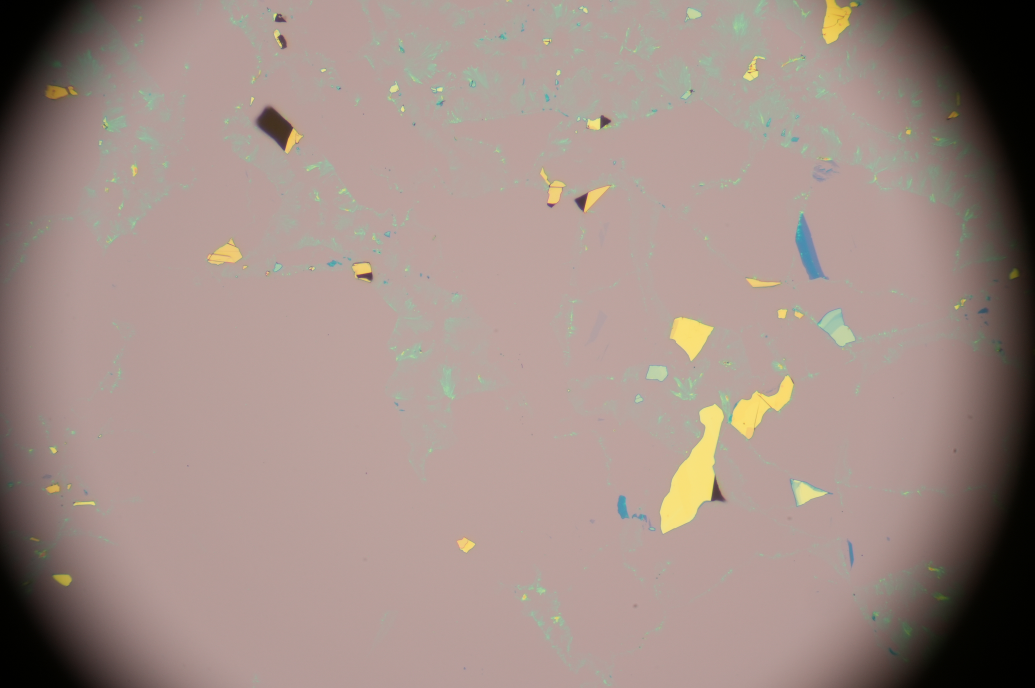
#> input picture retrain/1/DSC00001.JPG, 3104 x 2064 px, given as the content of the folder Drive/Desktop/automated microscope/2DMatGMM-Main/test_images, which was not available (shown at 1/3 size)
$ python detect_flakes.py
#> lines starting #> are read from the running program, lines starting #| are printed output that depends on the picture; after the words box and inside, x2 and y2 are one past the last pixel; in counts of white or black regions, pixels touching at a corner belong together; pictures that were not available may be replaced by others from this repository, and a replacement may not be noted
### 2DMatGMM-main/GMMDetector/MaterialDetector.py
from __future__ import annotations
from dataclasses import dataclass
from typing import List, Optional, Tuple, Dict, Any
import numpy as np
import cv2

@dataclass
class Flake:
    center: Tuple[int, int]
    layer: Optional[str] = None
    confidence: float = 0.0
    area: float = 0.0
    bbox: Optional[Tuple[int,int,int,int]] = None
    contour: Optional[np.ndarray] = None

    # Additional properties for compatibility
    # [57 lines left out: functions false_positive_probability, thickness, size, get_mask, mask, not called in this run]

def _prep_gaussian(mu_list, cov_list, cov_floor: float):
    mu = np.array(mu_list, dtype=np.float32)
    cov = np.array(cov_list, dtype=np.float32)
    cov = cov + np.eye(3, dtype=np.float32) * cov_floor  # 关键：避免 cov 太尖导致“全是薄片”
    inv = np.linalg.inv(cov).astype(np.float32)
    sign, logdet = np.linalg.slogdet(cov)
    if sign <= 0:
        cov = cov + np.eye(3, dtype=np.float32) * (10 * cov_floor)
        inv = np.linalg.inv(cov).astype(np.float32)
        sign, logdet = np.linalg.slogdet(cov)
    return mu, inv, float(logdet)

def _logpdf(X: np.ndarray, mu: np.ndarray, inv_cov: np.ndarray, logdet: float) -> np.ndarray:
    D = X - mu.reshape(1,1,3)
    d2 = (
        D[:,:,0]*(inv_cov[0,0]*D[:,:,0] + inv_cov[0,1]*D[:,:,1] + inv_cov[0,2]*D[:,:,2]) +
        D[:,:,1]*(inv_cov[1,0]*D[:,:,0] + inv_cov[1,1]*D[:,:,1] + inv_cov[1,2]*D[:,:,2]) +
        D[:,:,2]*(inv_cov[2,0]*D[:,:,0] + inv_cov[2,1]*D[:,:,1] + inv_cov[2,2]*D[:,:,2])
    )
    return -0.5 * (d2 + logdet)

def _sigmoid(z: np.ndarray) -> np.ndarray:
    return 1.0 / (1.0 + np.exp(-z))

class MaterialDetector:
    """
    Material detector using Gaussian Mixture Models.

    Supports both old format (numbered layers) and new format (BG/1L/2L classes).
    """

    def __init__(
        self,
        contrast_dict: Optional[Dict[str, Any]] = None,
        size_threshold: int = 120,
        standard_deviation_threshold: float = 5.0,
        used_channels: str = "BGR",
        max_components: int = 60,
        supported_layers: Optional[List[str]] = None,
        **kwargs
    ):
        self.contrast_dict = contrast_dict or {}
        self.size_threshold = int(size_threshold)
        self.std_thr = float(standard_deviation_threshold)
        self.used_channels = used_channels
        self.max_components = int(max_components)

        # Supported layers (default: 1L and 2L only)
        self.supported_layers = supported_layers or ["1L", "2L"]

        # Convert std_thr to llr_threshold (higher = stricter)
        self.llr_threshold = 0.8 * self.std_thr + 1.5

        # Covariance floor to prevent numerical issues
        self.cov_floor = 5e-4

        # Parse contrast_dict - handle both formats
        self._parse_parameters()

    def _parse_parameters(self):
        """Parse parameters from contrast_dict, handling multiple formats."""
        if "classes" in self.contrast_dict:
            # New format: {"bg_rgb": [...], "classes": {"BG": {...}, "1L": {...}, ...}}
            self.bg_rgb = np.array(
                self.contrast_dict.get("bg_rgb", [160, 160, 160]),
                dtype=np.float32
            )
            classes = self.contrast_dict["classes"]

            # Prepare background
            if "BG" in classes:
                self.mu_bg, self.inv_bg, self.logdet_bg = _prep_gaussian(
                    classes["BG"]["mu"], classes["BG"]["cov"], self.cov_floor
                )
            else:
                # Default background if not provided
                self.mu_bg = np.zeros(3, dtype=np.float32)
                self.inv_bg = np.eye(3, dtype=np.float32)
                self.logdet_bg = 0.0

            # Prepare layer classes (only supported layers)
            self.layers = {}
            for layer_name in self.supported_layers:
                if layer_name in classes:
                    mu, inv_cov, logdet = _prep_gaussian(
                        classes[layer_name]["mu"],
                        classes[layer_name]["cov"],
                        self.cov_floor
                    )
                    self.layers[layer_name] = (mu, inv_cov, logdet)
                else:
                    print(f"Warning: Layer {layer_name} not found in parameter file")

        elif "1" in self.contrast_dict:
            # Old format: {"1": {"contrast": {...}, "covariance_matrix": [...]}, ...}
            # Convert to new format on the fly
            print("Warning: Using old parameter format. Consider converting to new format.")

            # Estimate background RGB (use default if not provided)
            self.bg_rgb = np.array([160, 160, 160], dtype=np.float32)

            # Create default background Gaussian
            self.mu_bg = np.zeros(3, dtype=np.float32)
            self.inv_bg = np.eye(3, dtype=np.float32) * 10.0
            self.logdet_bg = -np.log(10.0) * 3

            # Convert numbered layers to named layers (only supported layers)
            self.layers = {}
            for layer_name in self.supported_layers:
                # Extract layer number (e.g., "1L" -> "1")
                try:
                    layer_num = int(layer_name[:-1])
                    layer_key = str(layer_num)
                except (ValueError, IndexError):
                    print(f"Warning: Invalid layer name {layer_name}")
                    continue

                if layer_key in self.contrast_dict:
                    layer_data = self.contrast_dict[layer_key]
                    # Convert contrast to mu (BGR order to match OpenCV image format)
                    contrast = layer_data.get("contrast", {})
                    mu = np.array([
                        contrast.get("b", 0.0),
                        contrast.get("g", 0.0),
                        contrast.get("r", 0.0)
                    ], dtype=np.float32)

                    cov = np.array(layer_data["covariance_matrix"], dtype=np.float32)

                    mu_prep, inv_cov, logdet = _prep_gaussian(mu, cov, self.cov_floor)
                    self.layers[layer_name] = (mu_prep, inv_cov, logdet)
                else:
                    print(f"Warning: Layer {layer_name} (key '{layer_key}') not found in parameter file")

        else:
            raise ValueError("Invalid contrast_dict format: must contain either 'classes' or numbered layers")

    def _contrast(self, img_bgr: np.ndarray) -> np.ndarray:
        bg = self.bg_rgb.reshape(1,1,3)
        img = img_bgr.astype(np.float32)
        return (img - bg) / np.clip(bg, 1.0, None)

    def detect_flakes(self, image: np.ndarray) -> List[Flake]:
        """Detect flakes in the given image."""
        if image is None or getattr(image, "size", 0) == 0:
            return []
        if image.dtype != np.uint8:
            image = np.clip(image, 0, 255).astype(np.uint8)

        H, W = image.shape[:2]
        X = self._contrast(image)

        # Compute log-likelihood for background
        ll_bg = _logpdf(X, self.mu_bg, self.inv_bg, self.logdet_bg)

        # Compute log-likelihood for all available layers
        ll_layers = {}
        for layer_name, (mu, inv_cov, logdet) in self.layers.items():
            ll_layers[layer_name] = _logpdf(X, mu, inv_cov, logdet)

        if not ll_layers:
            return []

        # Find the best layer for each pixel
        layer_names = list(ll_layers.keys())
        ll_stack = np.stack([ll_layers[name] for name in layer_names], axis=2)
        ll_max = np.max(ll_stack, axis=2)
        cls_idx = np.argmax(ll_stack, axis=2)

        # Log-likelihood ratio
        llr = ll_max - ll_bg

        # Smooth to reduce noise
        llr_blur = cv2.GaussianBlur(llr.astype(np.float32), (0, 0), 1.4)

        # Threshold to find material regions
        material_mask = (llr_blur > self.llr_threshold).astype(np.uint8)

        # Create separate masks for each layer
        layer_masks = {}
        k = np.ones((3, 3), np.uint8)
        for i, layer_name in enumerate(layer_names):
            mask = (material_mask & (cls_idx == i)).astype(np.uint8) * 255
            # Morphological operations to clean up
            mask = cv2.morphologyEx(mask, cv2.MORPH_OPEN, k, iterations=1)
            mask = cv2.morphologyEx(mask, cv2.MORPH_CLOSE, k, iterations=2)
            layer_masks[layer_name] = mask

        # Extract flakes from each layer mask
        flakes: List[Flake] = []

        def extract(mask, layer_name):
            cnts, _ = cv2.findContours(mask, cv2.RETR_EXTERNAL, cv2.CHAIN_APPROX_SIMPLE)
            for c in cnts:
                area = float(cv2.contourArea(c))
                if area < self.size_threshold:
                    continue
                x, y, w, h = cv2.boundingRect(c)
                if w < 5 or h < 5:
                    continue
                if area > 0.8 * W * H:
                    continue

                M = cv2.moments(c)
                if M.get("m00", 0) > 0:
                    cx = int(M["m10"] / M["m00"])
                    cy = int(M["m01"] / M["m00"])
                else:
                    cx, cy = x + w // 2, y + h // 2

                roi = llr_blur[max(0, y):min(H, y + h), max(0, x):min(W, x + w)]
                med = float(np.median(roi)) if roi.size else self.llr_threshold

                # Confidence using sigmoid to avoid saturation
                conf = float(_sigmoid((med - self.llr_threshold) / 1.2))

                flakes.append(Flake(
                    center=(cx, cy),
                    layer=layer_name,
                    confidence=conf,
                    area=area,
                    bbox=(x, y, w, h),
                    contour=c
                ))

        for layer_name, mask in layer_masks.items():
            extract(mask, layer_name)

        # Sort by confidence and filter
        flakes.sort(key=lambda f: f.confidence, reverse=True)
        flakes = [f for f in flakes if f.confidence >= 0.5]

        # Keep only best flakes (remove strict one-per-layer limit)
        return flakes[: self.max_components]

### 2DMatGMM-main/demo/detect_flakes.py

# start by importing the necessary packages
import cv2
import os
#import matplotlib.pyplot as plt
#from demo_functions import visualise_flakes, remove_vignette
import json
import numpy as np
import msvcrt
from typing import List,Tuple

# import the detector
from GMMDetector import MaterialDetector

IMAGE_DIR = "C:/Users/Graph/OneDrive/Desktop/automated microscope/2DMatGMM-Main/test_images"


contrast_dict = json.load(open("C:/Users/Graph/OneDrive/Desktop/automated microscope/2DMatGMM-Main/GMMDetector/trained_parameters/Graphene_GMM.json", "r"))
#> (reads 2DMatGMM-main/GMMDetector/trained_parameters/Graphene_GMM.json from the repository)


model = MaterialDetector(
    contrast_dict=contrast_dict,
    size_threshold=500,
    standard_deviation_threshold=5,
    used_channels="BGR",
)

# Set the confidence threshold to 0 to see all the flakes
CONFIDENCE_THRESHOLD = 0.5

# [30 lines of commented-out code are left out]

def get_image_files(folder_path: str) -> List[str]:
    image_files=[]
    for file_name in os.listdir(folder_path):
        image_files.append(file_name)
    return image_files

def extract_axes_from_filename(file_name: str) -> Tuple[int,int]:
    try:
        parts=os.path.splitext(file_name)[0].split("_")
        x_axis=int(parts[0])
        y_axis=int(parts[1])
        return x_axis,y_axis
    except (IndexError, ValueError):
        return None, None

folder_path=IMAGE_DIR

image_files=get_image_files(folder_path)
for image_file in image_files:
    X_axis, Y_axis=extract_axes_from_filename(image_file)
    image_path=os.path.join(folder_path, image_file)
    image=cv2.imread(image_path)
#> image is the input picture: shape (2064, 3104, 3); mean B, G, R 134.8, 141.5, 160.3
    flakes=model.detect_flakes(image)
#> in _logpdf, `return -0.5 * (d2 + logdet)`:
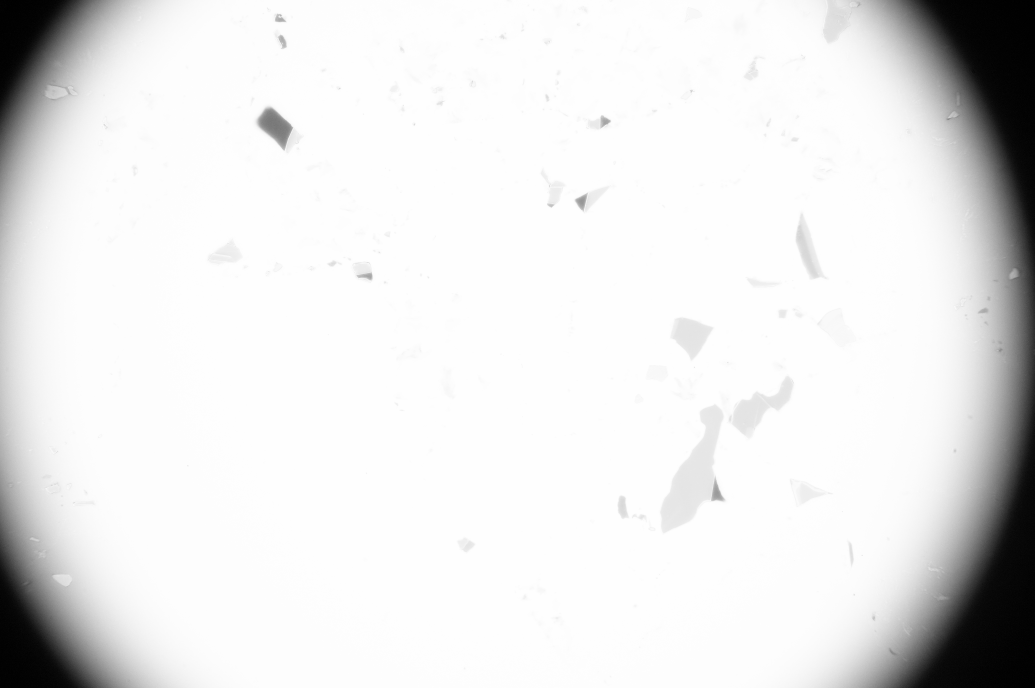
#> returned value: shape (2064, 3104) float32 (shown at 1/3 size); min -2016.3, max 10.77, mean -186.9; drawn with min black and max white
#> after the loop in detect_flakes, `for layer_name, (mu, inv_cov, logdet) in self.layers.items():`: ll_layers = 2 items
#> in detect_flakes, `layer_names = list(ll_layers.keys())`: layer_names = ['1L', '2L']
#> in detect_flakes, `cls_idx = np.argmax(ll_stack, axis=2)`:
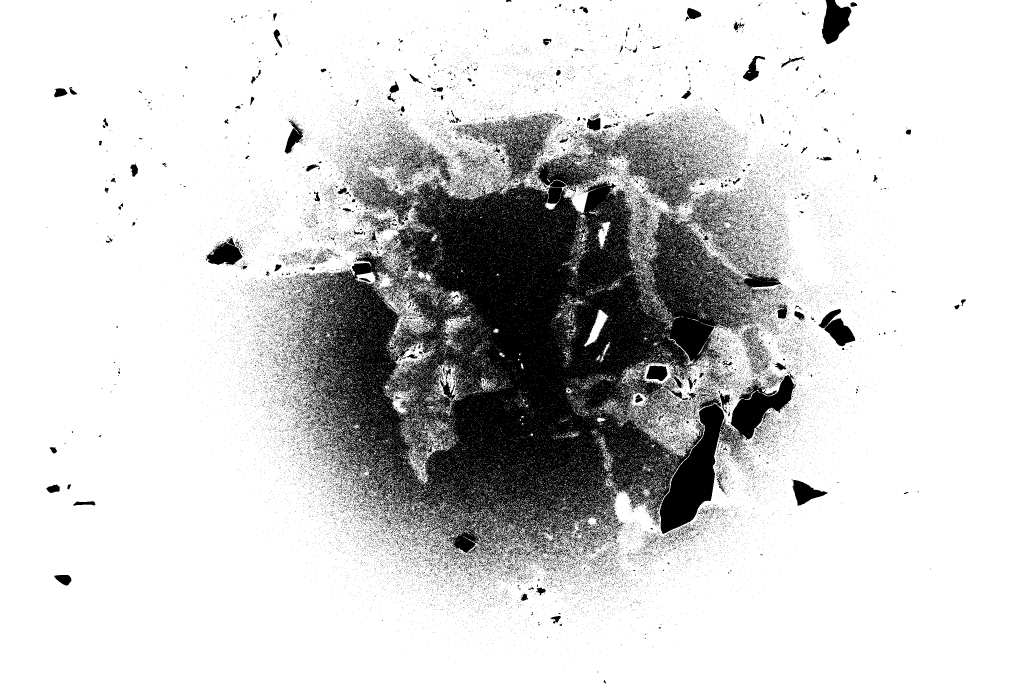
#> cls_idx: shape (2064, 3104) int64 (shown at 1/3 size); values 0 (black) and 1 (white), 81.5% white; 41786 black regions (40789 under 20 px), largest, box (x1, y1, x2, y2) and area: (867, 340, 2343, 1680) 923113, (1979, 1114, 2390, 1602) 52529, (2466, 0, 2554, 133) 7434
#> in detect_flakes, `llr = ll_max - ll_bg`:
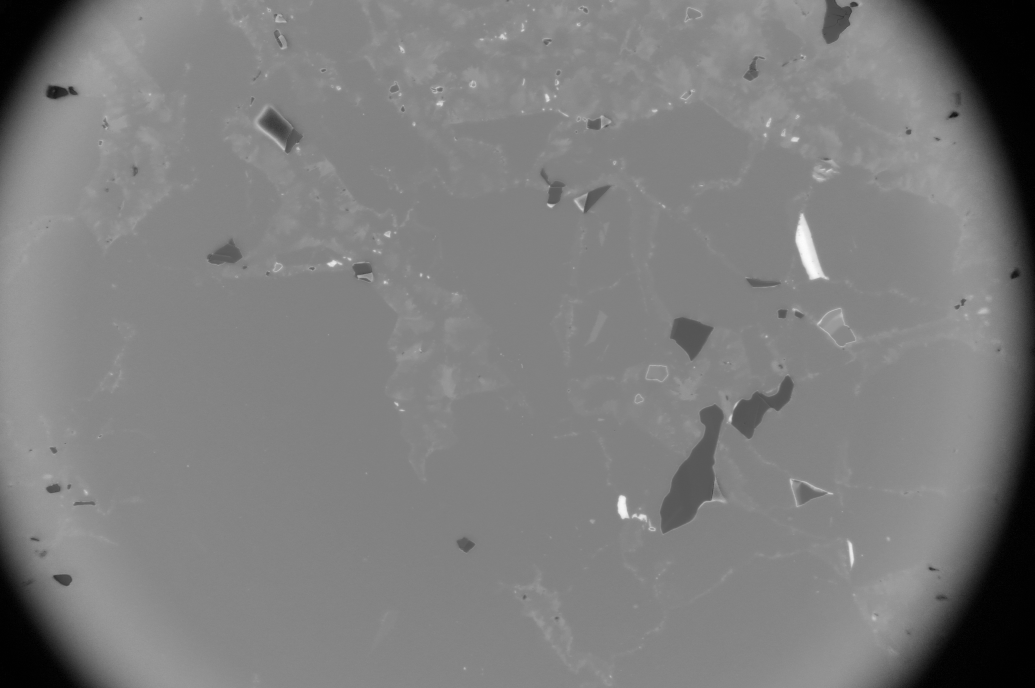
#> llr: shape (2064, 3104) float32 (shown at 1/3 size); min -77.4, max 70.97, mean -4; drawn with min black and max white
#> in detect_flakes, `material_mask = (llr_blur > self.llr_threshold).astype(np.uint8)`:
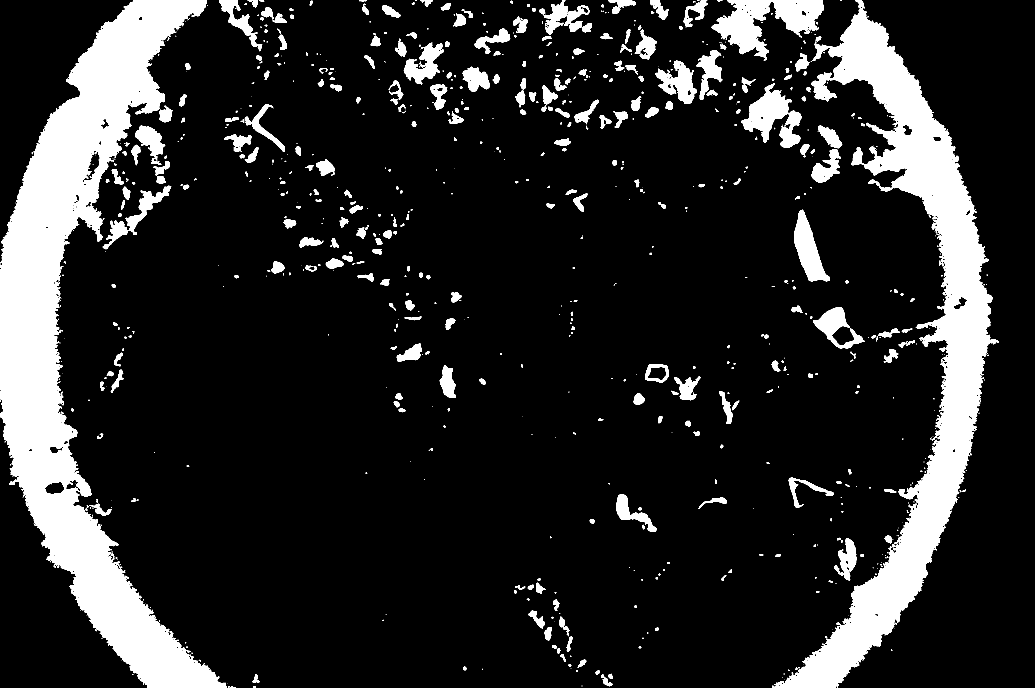
#> material_mask: shape (2064, 3104) (shown at 1/3 size); values 0 (black) and 1 (white), 14.8% white; 915 white regions (453 under 20 px), largest, box (x1, y1, x2, y2) and area: (0, 0, 681, 2064) 413713, (2316, 24, 2997, 2064) 289431, (2134, 0, 2470, 181) 27534
#> the loop in detect_flakes, `for i, layer_name in enumerate(layer_names):` made 2 passes
#> layer_name on passes 1 to 2: '1L', '2L'
#> pass 1, in detect_flakes, `mask = cv2.morphologyEx(mask, cv2.MORPH_OPEN, k, iterations=1)`:
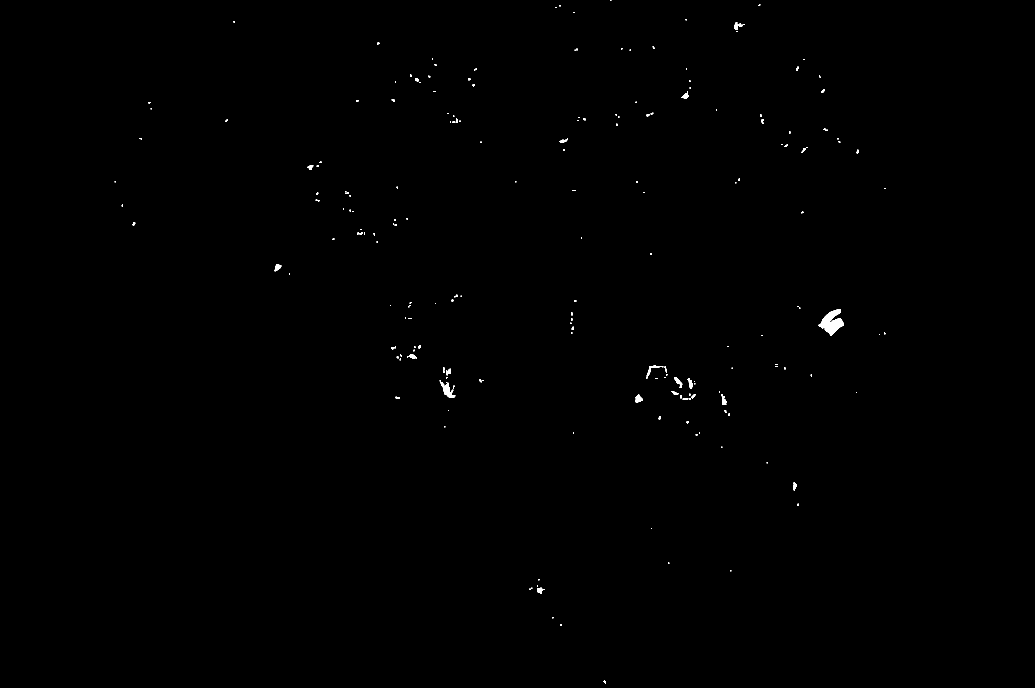
#> mask: shape (2064, 3104) (shown at 1/3 size); 0.18% white; 208 white regions (110 under 20 px), largest, box (x1, y1, x2, y2) and area: (2456, 927, 2532, 1008) 2976, (1319, 1141, 1366, 1193) 869, (1940, 1097, 1986, 1130) 330
#> pass 2, in detect_flakes, `mask = (material_mask & (cls_idx == i)).astype(np.uint8) * 255`:
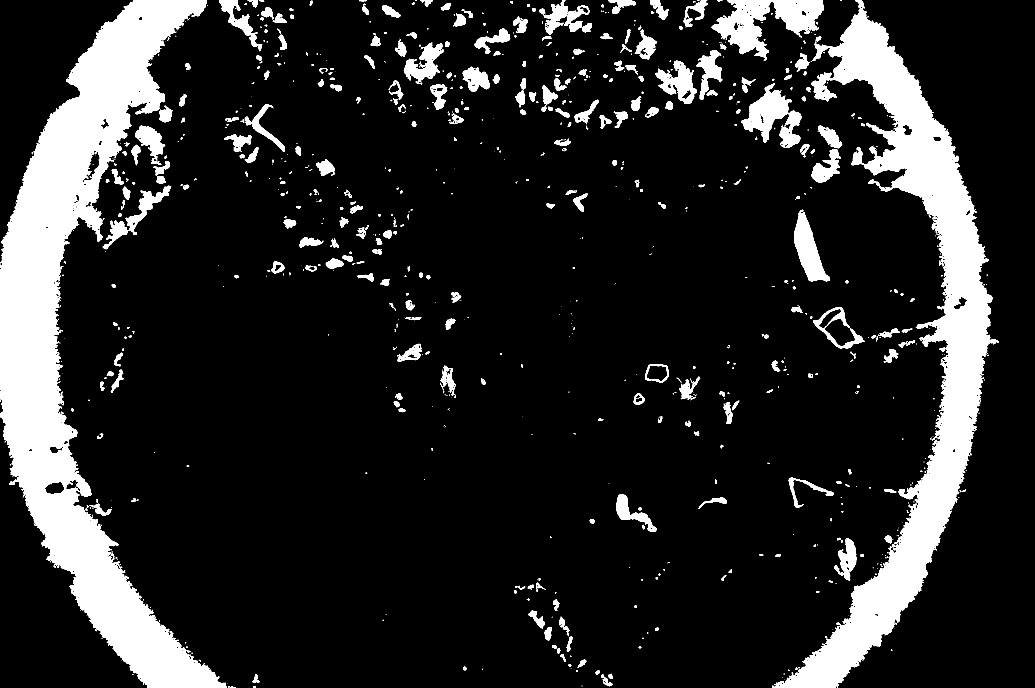
#> mask: shape (2064, 3104) (shown at 1/3 size); 14.5% white; 1023 white regions (579 under 20 px), largest, box (x1, y1, x2, y2) and area: (0, 0, 681, 2064) 413604, (2316, 24, 2997, 2064) 289375, (2134, 0, 2470, 181) 27092
#> after the loop in detect_flakes, `for i, layer_name in enumerate(layer_names):`: layer_masks = 2 items
#> the loop in detect_flakes, `for layer_name, mask in layer_masks.items():` made 2 passes
#> flakes = 29 items

    for flake in flakes:
        print(f"{flake.center} {X_axis},{Y_axis}")
#> this loop made 29 passes
#| (2494, 966) None,None
#| (832, 802) None,None
#| (1002, 790) None,None
#| (839, 57) None,None
#| (1344, 1134) None,None
#| (1342, 1170) None,None
#| (1916, 1197) None,None
#| (1427, 237) None,None
#> (further printed lines are left out)

print("Done!")
